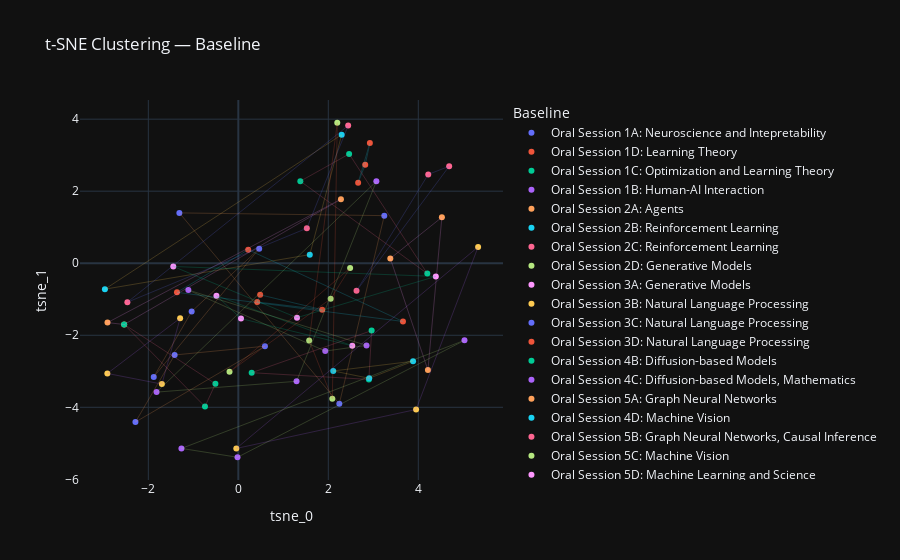
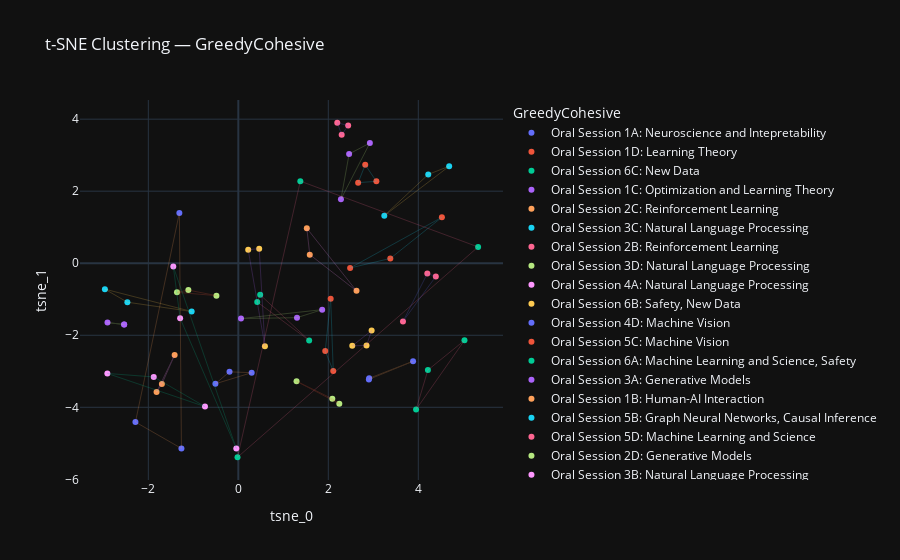
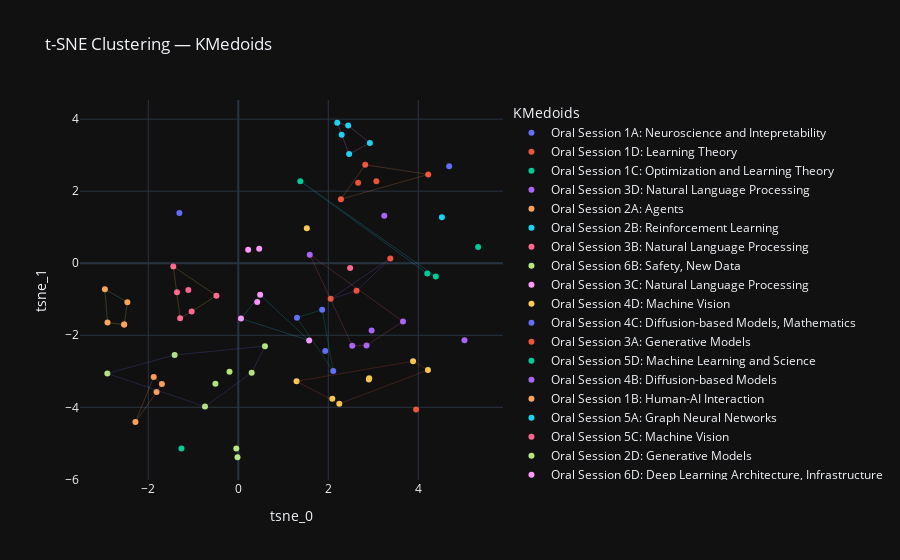
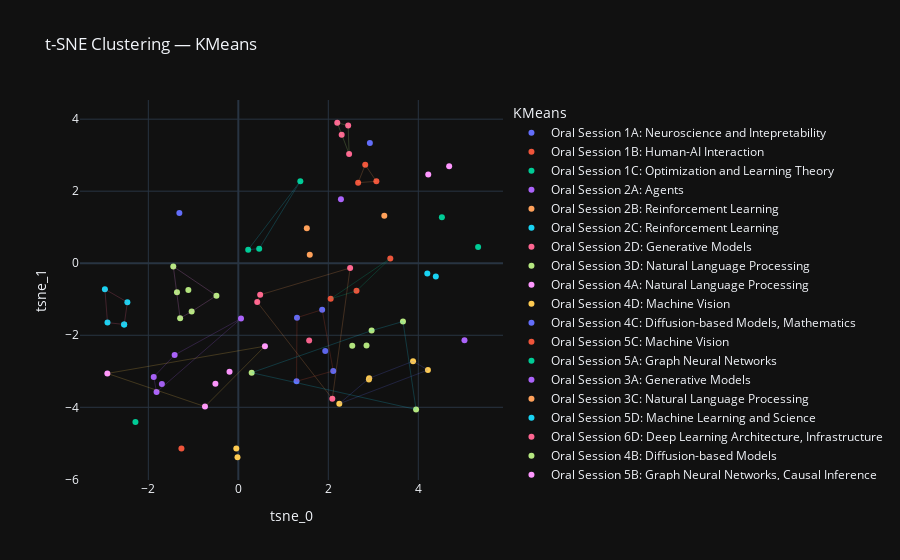

The notebook cell these images were saved under, in order:
### Code cell
# Step 4: Draw convex hulls for each method
for method in method_names:  # e.g. ["Baseline", "GreedyCohesive"]
    fig = px.scatter(
        df,
        x="tsne_0",
        y="tsne_1",
        color=method,
        hover_name="id",
        title=f"t-SNE Clustering — {method}"
    )

    for cluster in df[method].unique():
        if cluster == "None" or pd.isna(cluster):
            continue

        mask = df[method] == cluster
        cluster_points = df.loc[mask, ['tsne_0', 'tsne_1']].values

        if len(cluster_points) >= 3:
            hull = ConvexHull(cluster_points)
            vertices = cluster_points[hull.vertices]
            vertices = np.vstack([vertices, vertices[0]])  # close the loop

            fig.add_trace(go.Scatter(
                x=vertices[:, 0],
                y=vertices[:, 1],
                mode='lines',
                line=dict(width=1),
                fill='toself',
                fillcolor='rgba(0,0,0,0.1)',
                opacity=0.2,
                hoverinfo='skip',
                showlegend=False
            ))

    fig.show()
